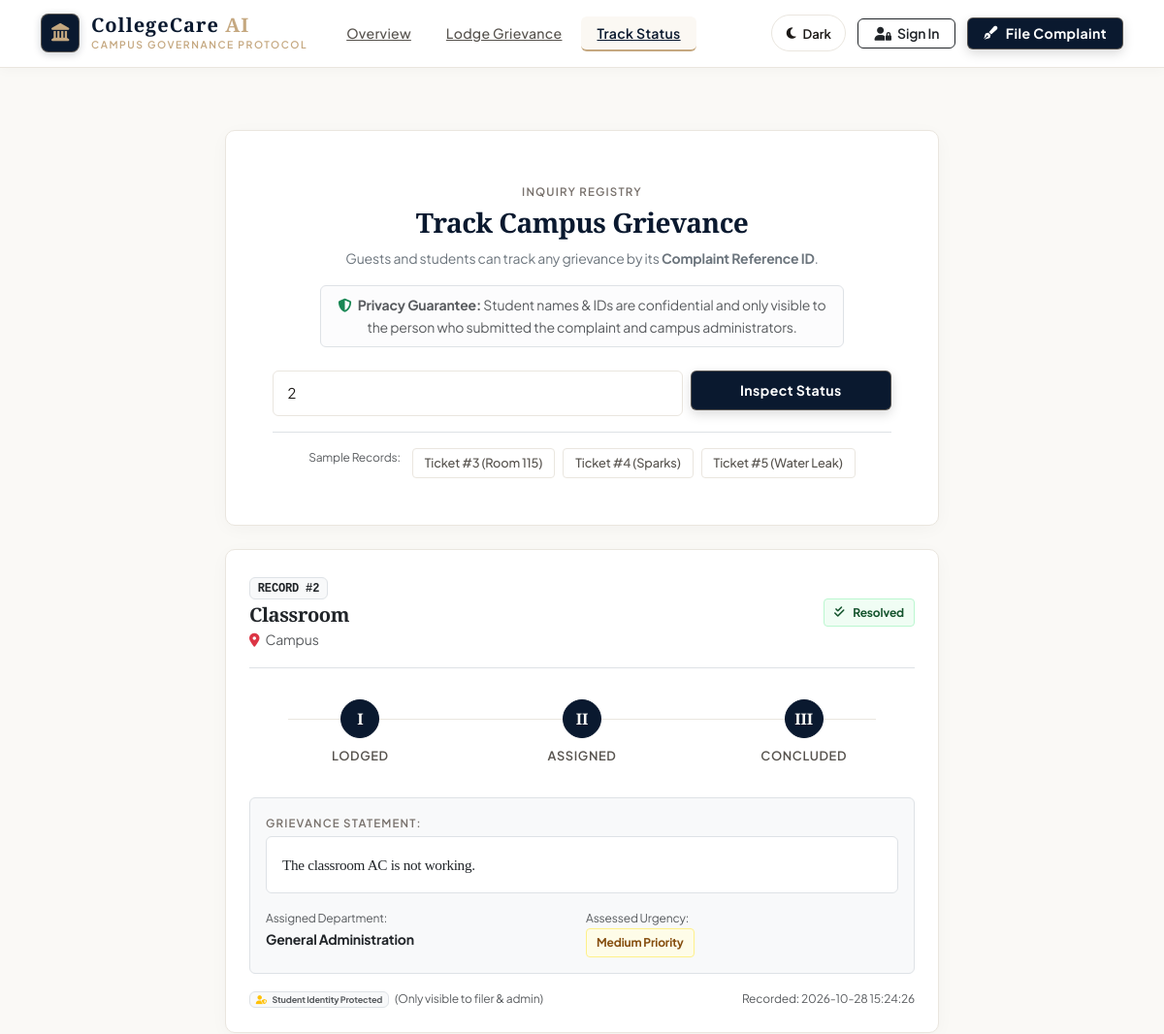
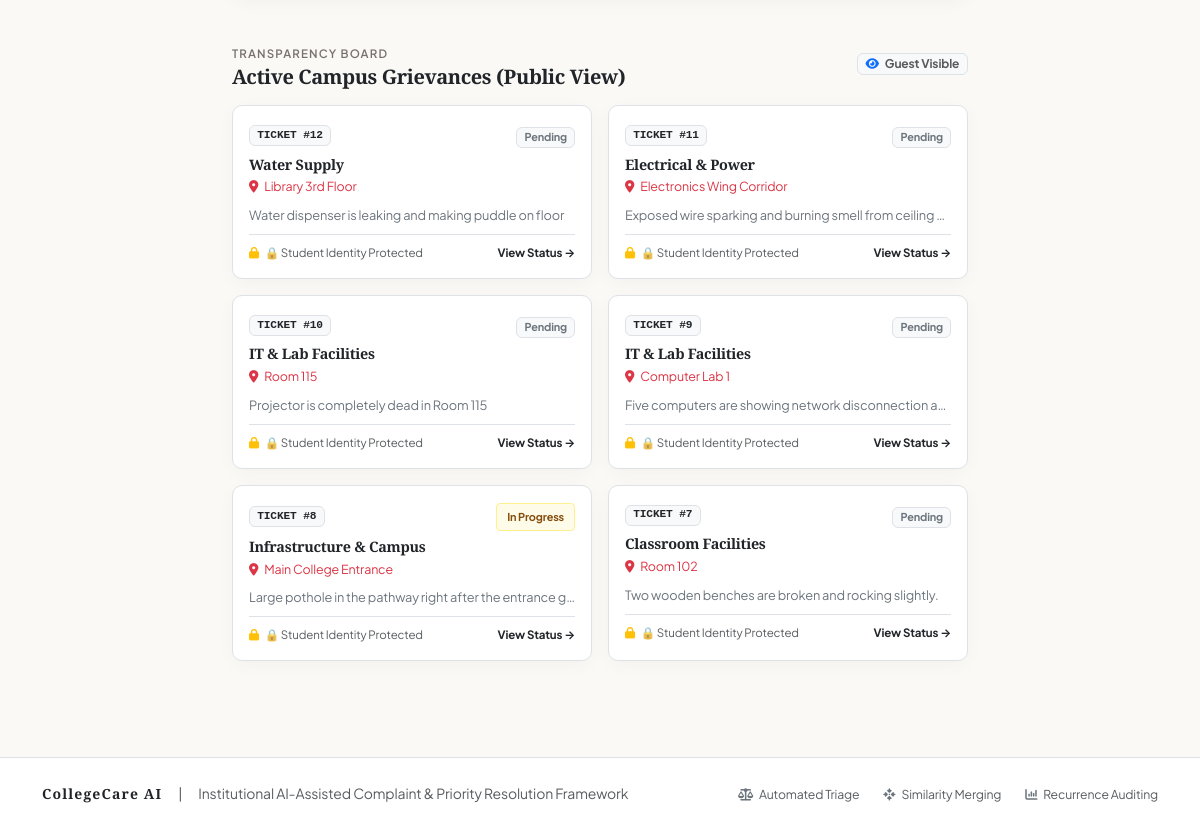
The app's page /track?id=2 with its own data (2 pictures, top to bottom).
### tables this page shows
CREATE TABLE complaints (
                id INTEGER PRIMARY KEY AUTOINCREMENT,
                name TEXT NOT NULL,
                category TEXT NOT NULL,
                description TEXT NOT NULL,
                status TEXT DEFAULT 'Pending'
            , priority TEXT NOT NULL DEFAULT 'Medium', location TEXT NOT NULL DEFAULT 'Campus', image_path TEXT, department TEXT, is_recurring INTEGER DEFAULT 0, parent_id INTEGER, related_count INTEGER DEFAULT 1, priority_reason TEXT, admin_remarks TEXT, created_at TEXT, user_id INTEGER);

### app.py (the view)
@app.route("/track")
def track():
    search_query = request.args.get("id", "").strip()
    complaints = []
    searched = bool(search_query)
    with get_db_connection() as conn:
        if searched:
            if search_query.isdigit():
                rows = conn.execute(
                    "SELECT * FROM complaints WHERE id = ?",
                    (int(search_query),)
                ).fetchall()
            elif session.get("role") == "admin" or session.get("user_id"):
                rows = conn.execute(
                    "SELECT * FROM complaints WHERE LOWER(name) LIKE ? ORDER BY id DESC",
                    (f"%{search_query.lower()}%",)
                ).fetchall()
            else:
                flash("Guests can view and track tickets by Complaint ID number. Please enter a valid ID.", "info")
                rows = []
            complaints = [mask_complaint_for_viewer(r) for r in rows]
        recent_rows = conn.execute(
            "SELECT * FROM complaints ORDER BY id DESC LIMIT 6"
        ).fetchall()
        recent_complaints = [mask_complaint_for_viewer(r) for r in recent_rows]
    return render_template(
        "track.html",
        complaints=complaints,
        recent_complaints=recent_complaints,
        search_query=search_query,
        searched=searched
    )

### templates/track.html (shortened to what this page needs)
{% extends 'base.html' %}
{% block content %}
<div class="container py-5">
    <div class="row justify-content-center">
        <div class="col-lg-8">
            <div class="card-classy p-4 p-md-5 mb-4 text-center bg-white">
                <span class="stat-caption">Inquiry Registry</span>
                <h3 class="fw-bold mt-1 mb-2">Track Campus Grievance</h3>
                <p class="text-secondary small mb-3">
                    Guests and students can track any grievance by its <strong>Complaint Reference ID</strong>.
                </p>
                <div class="alert alert-light border small text-muted py-2 px-3 mx-auto mb-4" style="max-width: 540px;">
                    <i class="fa-solid fa-shield-halved text-success me-1"></i>
                    <strong>Privacy Guarantee:</strong> Student names & IDs are confidential and only visible to the person who submitted the complaint and campus administrators.
                </div>
                <form method="GET" action="/track" class="row g-2 justify-content-center">
                    <div class="col-md-8">
                        <input type="text" name="id" class="form-control"
                               placeholder="Enter Ticket ID (e.g. 1, 2, 3...) or Student Name"
                               value="{{ search_query or '' }}" required>
                    </div>
                    <div class="col-md-4">
                        <button type="submit" class="btn-classy-primary w-100 py-2">
                            <span>Inspect Status</span>
                        </button>
                    </div>
                </form>
                <div class="d-flex justify-content-center flex-wrap gap-2 mt-3 pt-3 border-top">
                    <span class="small text-muted me-1" style="font-size: 0.75rem;">Sample Records:</span>
                    <a href="/track?id=3" class="pill-chip text-decoration-none">Ticket #3 (Room 115)</a>
                    <a href="/track?id=4" class="pill-chip text-decoration-none">Ticket #4 (Sparks)</a>
                    <a href="/track?id=5" class="pill-chip text-decoration-none">Ticket #5 (Water Leak)</a>
                </div>
            </div>
            {% if searched %}
                {% if complaints %}
                    {% for c in complaints %}
                    <div class="card-classy p-4 mb-4 bg-white">
                        <div class="d-flex flex-wrap justify-content-between align-items-center border-bottom pb-3 mb-3 gap-2">
                            <div>
                                <span class="badge bg-light text-dark border font-monospace mb-1">RECORD #{{ c['id'] }}</span>
                                <h5 class="fw-bold font-serif text-dark mb-0">{{ c['category'] }}</h5>
                                <span class="text-muted small">
                                    <i class="fa-solid fa-location-dot text-danger me-1"></i> {{ c['location'] }}
                                </span>
                            </div>
                            <div class="text-end">
                                {% if c['status'] == 'Resolved' %}
                                <span class="badge-classy-resolved">
                                    <i class="fa-solid fa-check-double me-1"></i> Resolved
                                </span>
                                {% elif c['status'] == 'In Progress' %}
                                <span class="badge-classy-medium">
                                    <i class="fa-solid fa-screwdriver-wrench me-1"></i> In Progress
                                </span>
                                {% else %}
                                <span class="badge-classy-low">
                                    <i class="fa-solid fa-clock me-1"></i> Pending Review
                                </span>
                                {% endif %}
                            </div>
                        </div>
                        <div class="timeline-stepper">
                            <div class="step-node completed">
                                <div class="step-node-circle">I</div>
                                <div class="step-node-label">Lodged</div>
                            </div>
                            <div class="step-node {% if c['status'] in ['In Progress', 'Resolved'] %}completed{% elif c['status'] == 'Pending' %}active{% endif %}">
                                <div class="step-node-circle">II</div>
                                <div class="step-node-label">Assigned</div>
                            </div>
                            <div class="step-node {% if c['status'] == 'Resolved' %}completed{% endif %}">
                                <div class="step-node-circle">III</div>
                                <div class="step-node-label">Concluded</div>
                            </div>
                        </div>
                        <div class="bg-light p-3 rounded mb-3 small border">
                            <span class="stat-caption d-block mb-1">Grievance Statement:</span>
                            <div class="bg-white p-3 rounded border text-dark font-serif" style="font-size: 0.95rem;">
                                {{ c['description'] }}
                            </div>
                            <div class="row g-2 pt-3">
                                <div class="col-sm-6">
                                    <span class="text-muted d-block" style="font-size: 0.75rem;">Assigned Department:</span>
                                    <strong class="text-dark">{{ c['department'] or 'General Administration' }}</strong>
                                </div>
                                <div class="col-sm-6">
                                    <span class="text-muted d-block" style="font-size: 0.75rem;">Assessed Urgency:</span>
                                    <div>
                                        {% if c['priority'] == 'High' %}
                                        <span class="badge-classy-urgent">High Priority</span>
                                        {% elif c['priority'] == 'Medium' %}
                                        <span class="badge-classy-medium">Medium Priority</span>
                                        {% else %}
                                        <span class="badge-classy-low">Low Priority</span>
                                        {% endif %}
                                    </div>
                                </div>
                            </div>
                        </div>
                        <div class="d-flex justify-content-between align-items-center text-muted small" style="font-size: 0.75rem;">
                            <div>
                                {% if c['is_identity_visible'] %}
                                <i class="fa-solid fa-user-check text-success me-1"></i> Logged by: <strong class="text-dark">{{ c['name'] }}</strong>
                                {% else %}
                                <span class="badge bg-light text-muted border">
                                    <i class="fa-solid fa-user-shield text-warning me-1"></i> Student Identity Protected
                                </span>
                                <span class="text-muted ms-1 d-none d-sm-inline">(Only visible to filer & admin)</span>
                                {% endif %}
                            </div>
                            <span>Recorded: {{ c['created_at'] }}</span>
                        </div>
                    </div>
                    {% endfor %}
                {% endif %}
            {% endif %}
            <div class="mt-4 pt-3">
                <div class="d-flex justify-content-between align-items-center mb-3">
                    <div>
                        <span class="stat-caption">Transparency Board</span>
                        <h5 class="fw-bold font-serif text-dark mb-0">Active Campus Grievances (Public View)</h5>
                    </div>
                    <span class="badge bg-light text-muted border small">
                        <i class="fa-solid fa-eye me-1 text-primary"></i> Guest Visible
                    </span>
                </div>
                <div class="row g-3">
                    {% for r in recent_complaints %}
                    <div class="col-md-6">
                        <div class="card-classy p-3 bg-white h-100 border">
                            <div class="d-flex justify-content-between align-items-center mb-1">
                                <span class="badge bg-light text-dark border font-monospace" style="font-size: 0.7rem;">TICKET #{{ r['id'] }}</span>
                                <div>
                                    {% if r['status'] == 'Resolved' %}
                                    <span class="badge-classy-resolved" style="font-size: 0.68rem;">Resolved</span>
                                    {% elif r['status'] == 'In Progress' %}
                                    <span class="badge-classy-medium" style="font-size: 0.68rem;">In Progress</span>
                                    {% else %}
                                    <span class="badge bg-light text-secondary border" style="font-size: 0.68rem;">Pending</span>
                                    {% endif %}
                                </div>
                            </div>
                            <strong class="text-dark font-serif d-block" style="font-size: 0.9rem;">{{ r['category'] }}</strong>
                            <div class="text-danger small mb-2" style="font-size: 0.78rem;">
                                <i class="fa-solid fa-location-dot me-1"></i> {{ r['location'] }}
                            </div>
                            <p class="small text-secondary text-truncate mb-2" title="{{ r['description'] }}" style="font-size: 0.8rem;">
                                {{ r['description'] }}
                            </p>
                            <div class="d-flex justify-content-between align-items-center pt-2 border-top mt-auto" style="font-size: 0.72rem;">
                                <span class="text-muted"><i class="fa-solid fa-lock text-warning me-1"></i> {{ r['name'] }}</span>
                                <a href="/track?id={{ r['id'] }}" class="text-dark fw-bold text-decoration-none">View Status &rarr;</a>
                            </div>
                        </div>
                    </div>
                    {% endfor %}
                </div>
            </div>
        </div>
    </div>
</div>
{% endblock %}

### records on screen
complaints: id "2", category "Classroom", location "Campus", status "Resolved" (drawn), description "The classroom AC is not working.", c "General Administration", priority "Medium Priority", created_at "2026-10-28 15:24:26"
complaints: id "12", status "Pending", category "Water Supply", location "Library 3rd Floor", description "Water dispenser is leaking and making puddle on floor", name "🔒 Student Identity Protected"
complaints: id "11", status "Pending", category "Electrical & Power", location "Electronics Wing Corridor", description "Exposed wire sparking and burning smell from ceiling…", name "🔒 Student Identity Protected"
complaints: id "10", status "Pending", category "IT & Lab Facilities", location "Room 115", description "Projector is completely dead in Room 115", name "🔒 Student Identity Protected"
complaints: id "9", status "Pending", category "IT & Lab Facilities", location "Computer Lab 1", description "Five computers are showing network disconnection a…", name "🔒 Student Identity Protected"
complaints: id "8", status "In Progress", category "Infrastructure & Campus", location "Main College Entrance", description "Large pothole in the pathway right after the entrance g…", name "🔒 Student Identity Protected"
complaints: id "7", status "Pending", category "Classroom Facilities", location "Room 102", description "Two wooden benches are broken and rocking slightly.", name "🔒 Student Identity Protected"
